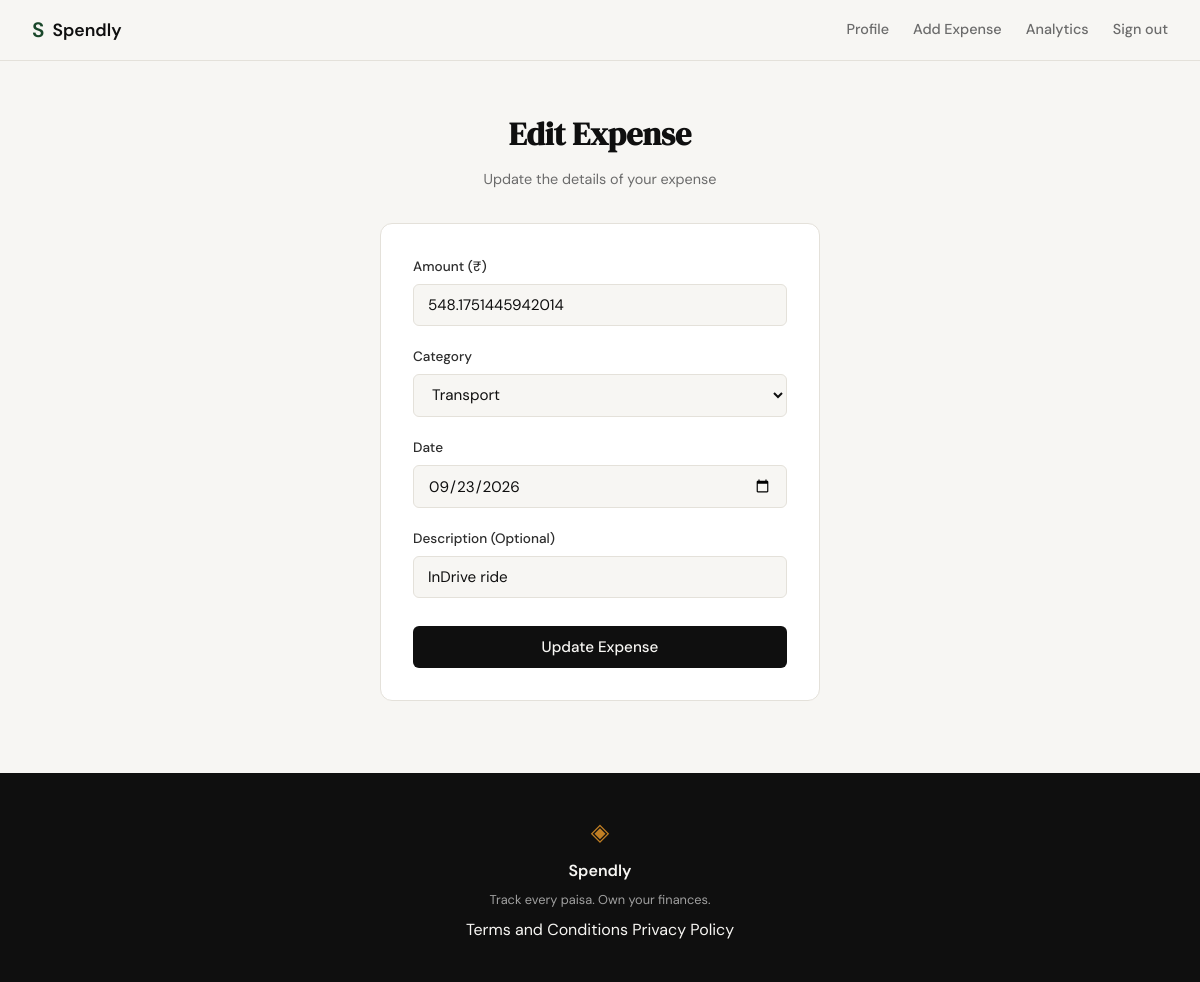
The app's page /expenses/14/edit (signed in) with its own data.
### tables this page shows
CREATE TABLE expenses (
                id INTEGER PRIMARY KEY AUTOINCREMENT,
                user_id INTEGER NOT NULL,
                amount REAL NOT NULL,
                category TEXT NOT NULL,
                date TEXT NOT NULL,
                description TEXT,
                created_at TEXT DEFAULT CURRENT_TIMESTAMP,
                FOREIGN KEY (user_id) REFERENCES users (id)
            );

### main.py (the view)
@app.get("/expenses/{id}/edit", response_class=HTMLResponse)
def edit_expense(id: int, request: Request, user_id: int = Depends(get_current_user)):
    expense = get_expense_by_id(id, user_id)
    if not expense:
        raise HTTPException(status_code=404, detail="Expense not found")
    error = request.query_params.get("error")
    return templates.TemplateResponse(
        request=request,
        name="edit_expense.html",
        context={"expense": expense, "error": error}
    )

### templates/edit_expense.html (shortened to what this page needs)
{% extends "base.html" %}
{% block content %}
<div class="auth-section">
    <div class="auth-container">
        <div class="auth-header">
            <h1 class="auth-title">Edit Expense</h1>
            <p class="auth-subtitle">Update the details of your expense</p>
        </div>
        <div class="auth-card">
            <form method="POST" action="/expenses/{{ expense.id }}/edit" class="expense-form">
                <div class="form-group">
                    <label for="amount">Amount (₹)</label>
                    <input type="number" id="amount" name="amount" class="form-input" step="0.01"
                           value="{{ expense.amount }}" placeholder="0.00" required>
                </div>
                <div class="form-group">
                    <label for="category">Category</label>
                    <select id="category" name="category" class="form-input" required>
                        <option value="Transport" {% if expense.category == 'Transport' %}selected{% endif %}>Transport</option>
                    </select>
                </div>
                <div class="form-group">
                    <label for="date">Date</label>
                    <input type="date" id="date" name="date" class="form-input"
                           value="{{ expense.date }}" required>
                </div>
                <div class="form-group">
                    <label for="description">Description (Optional)</label>
                    <input type="text" id="description" name="description" class="form-input"
                           value="{{ expense.description or '' }}" placeholder="e.g. Weekly groceries">
                </div>
                <button type="submit" class="btn-submit">Update Expense</button>
            </form>
        </div>
    </div>
</div>
{% endblock %}

### static/css/style.css (style rules this page uses)
:root { --ink: #0f0f0f; --ink-soft: #2d2d2d; --ink-muted: #6b6b6b; --ink-faint: #a0a0a0; --paper: #f7f6f3; --paper-warm: #f0ede6; --paper-card: #ffffff; --accent: #1a472a; --accent-light: #e8f0eb; --accent-2: #c17f24; --accent-2-light: #fdf3e3; --danger: #c0392b; --danger-light: #fdecea; --border: #e4e1da; --border-soft: #eeebe4; --font-display: 'DM Serif Display', Georgia, serif; --font-body: 'DM Sans', system-ui, sans-serif; --max-width: 1200px; --auth-width: 440px; --radius-sm: 6px; --radius-md: 12px; --radius-lg: 20px; }
*, *::before, *::after { box-sizing: border-box; margin: 0; padding: 0; }
html { font-size: 16px; scroll-behavior: smooth; }
body { background: var(--paper); color: var(--ink); font-family: var(--font-body); font-size: 1rem; line-height: 1.6; -webkit-font-smoothing: antialiased; }
.auth-section { min-height: calc(100vh - 60px - 100px); display: flex; align-items: center; justify-content: center; padding: 3rem 2rem; }
.auth-container { width: 100%; max-width: var(--auth-width); }
.auth-header { text-align: center; margin-bottom: 2rem; }
.auth-title { font-family: var(--font-display); font-size: 2rem; color: var(--ink); margin-bottom: 0.5rem; }
.auth-subtitle { font-size: 0.9rem; color: var(--ink-muted); }
.auth-card { background: var(--paper-card); border: 1px solid var(--border); border-radius: var(--radius-md); padding: 2rem; margin-bottom: 1.5rem; }
.form-group { margin-bottom: 1.25rem; }
.form-group label { display: block; font-size: 0.85rem; font-weight: 500; color: var(--ink-soft); margin-bottom: 0.4rem; }
.form-input { width: 100%; padding: 0.6rem 0.875rem; border: 1px solid var(--border); border-radius: var(--radius-sm); font-family: var(--font-body); font-size: 0.95rem; color: var(--ink); background: var(--paper); outline: none; transition: border-color 0.2s; }
.form-input::placeholder { color: var(--ink-faint); }
.btn-submit { width: 100%; padding: 0.7rem; background: var(--ink); color: var(--paper); border: none; border-radius: var(--radius-sm); font-family: var(--font-body); font-size: 0.95rem; font-weight: 500; cursor: pointer; transition: background 0.2s; margin-top: 0.5rem; }

### records on screen
expenses: amount "548.1751445942014", category "Transport", date "09/23/2026", description "InDrive ride"
